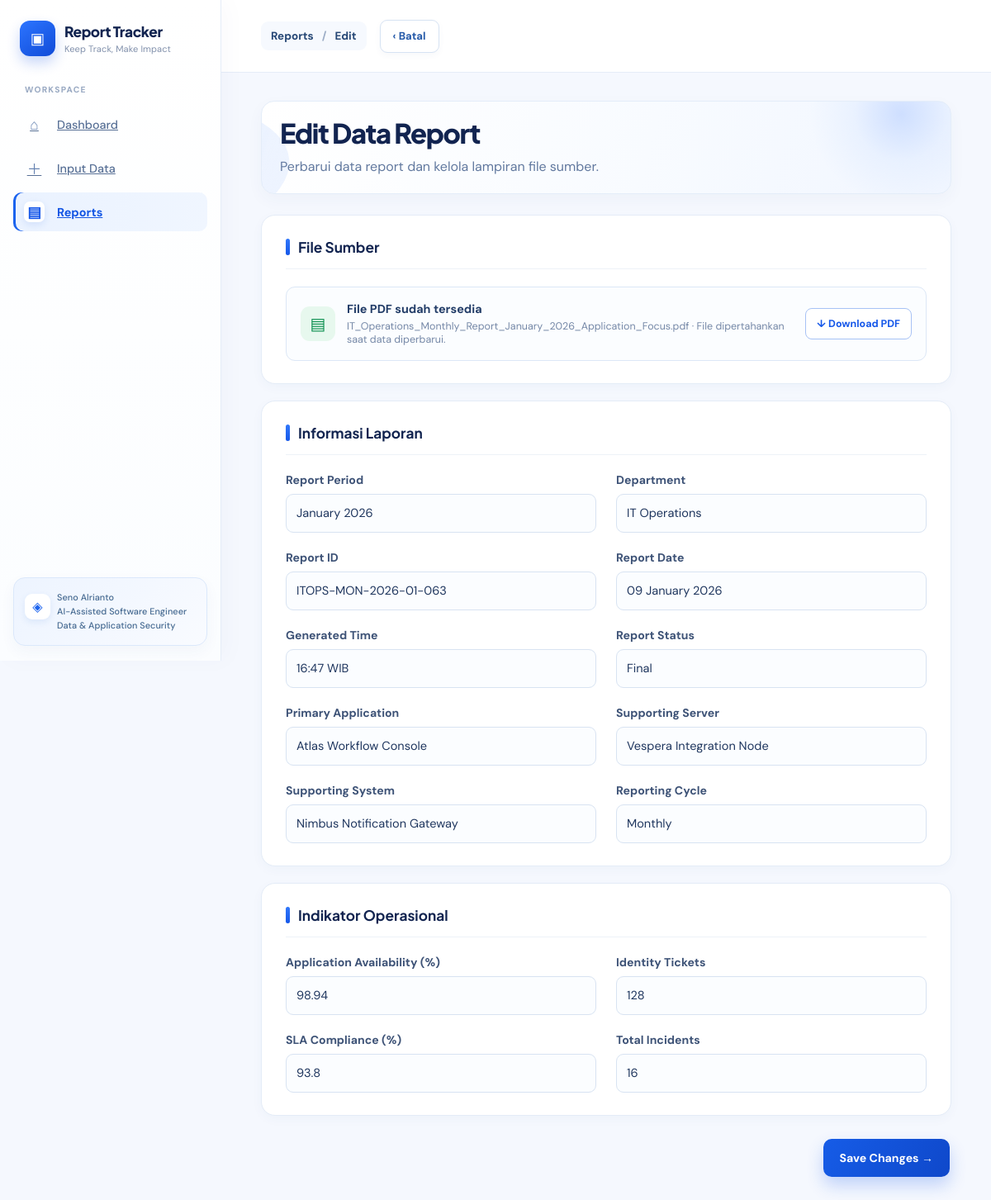
/reports/4/edit, run on the app's committed database.
### tables this page shows
CREATE TABLE reports (
    id INTEGER PRIMARY KEY AUTOINCREMENT,
    report_period TEXT NOT NULL,
    department TEXT NOT NULL,
    report_id TEXT NOT NULL UNIQUE,
    report_date TEXT NOT NULL,
    generated_time TEXT NOT NULL,
    report_status TEXT NOT NULL,
    primary_application TEXT NOT NULL,
    supporting_server TEXT NOT NULL,
    supporting_system TEXT NOT NULL,
    reporting_cycle TEXT NOT NULL,
    application_availability REAL NOT NULL CHECK (application_availability >= 0 AND application_availability <= 100),
    total_incidents INTEGER NOT NULL CHECK (total_incidents >= 0),
    identity_tickets INTEGER NOT NULL CHECK (identity_tickets >= 0),
    sla_compliance REAL NOT NULL CHECK (sla_compliance >= 0 AND sla_compliance <= 100),
    created_at TEXT NOT NULL DEFAULT CURRENT_TIMESTAMP
, source_filename TEXT, source_mime_type TEXT, source_pdf BLOB);

### app.py (the view, shortened to what this page needs)
@app.route("/reports/<int:record_id>/edit", methods=["GET", "POST"])
def edit_report(record_id):
    init_database()
    with get_connection() as connection:
        existing = connection.execute("SELECT * FROM reports WHERE id = ?", (record_id,)).fetchone()
    if not existing:
        return redirect(url_for("reports"))
    return render_template("report_edit.html", record=existing, record_id=record_id, error=None)

### app.py (called while the page is built)
def get_connection():
    connection = sqlite3.connect(DATABASE_PATH)
    connection.row_factory = sqlite3.Row
    return connection

def init_database():
    DATABASE_PATH.parent.mkdir(exist_ok=True)
    with get_connection() as connection:
        connection.executescript(SCHEMA_PATH.read_text(encoding="utf-8"))
        columns = {row[1] for row in connection.execute("PRAGMA table_info(reports)")}
        if "application_tickets" in columns and "identity_tickets" not in columns:
            connection.execute("ALTER TABLE reports RENAME COLUMN application_tickets TO identity_tickets")
        columns = {row[1] for row in connection.execute("PRAGMA table_info(reports)")}
        for column, definition in (
            ("source_filename", "TEXT"),
            ("source_mime_type", "TEXT"),
            ("source_pdf", "BLOB"),
        ):
            if column not in columns:
                connection.execute(f"ALTER TABLE reports ADD COLUMN {column} {definition}")

### templates/report_edit.html
<!doctype html><html lang="id"><head><meta charset="UTF-8"><meta name="viewport" content="width=device-width, initial-scale=1.0"><title>Edit Report | Report Tracker</title><link rel="stylesheet" href="{{ url_for('static', filename='styles.css') }}"></head><body class="app-page"><div class="app-layout"><aside class="sidebar"><a class="app-brand" href="/dashboard"><span class="mini-mark">▣</span><span><strong>Report Tracker</strong><small>Keep Track, Make Impact</small></span></a><nav class="side-nav"><a href="/dashboard"><span>⌂</span>Dashboard</a><a href="/input-data"><span>＋</span>Input Data</a><a class="active" href="/reports"><span>▤</span>Reports</a></nav></aside><main class="workspace"><header class="topbar"><div class="page-trail">Reports <span>/</span> Edit</div><a class="back-dashboard" href="{{ url_for('view_report', record_id=record_id) }}">‹ Batal</a></header><section class="dashboard-content input-content"><div class="page-heading"><div><h1>Edit Data Report</h1><p>Perbarui data report dan kelola lampiran file sumber.</p></div></div>{% if error %}<p class="form-alert error">! {{ error }}</p>{% endif %}<form class="report-form" method="post" enctype="multipart/form-data"><section><h2>File Sumber</h2>{% if record.source_pdf %}<div class="attachment-ready"><span>▤</span><div><strong>File PDF sudah tersedia</strong><p>{{ record.source_filename or 'report.pdf' }} · File dipertahankan saat data diperbarui.</p></div><a href="{{ url_for('download_report_file', record_id=record_id) }}">↓ Download PDF</a></div>{% else %}<div class="attachment-empty"><span>⇧</span><div><strong>Belum ada file PDF</strong><p>Tambahkan file sumber untuk melengkapi record ini.</p></div><label class="attachment-upload">Pilih PDF<input type="file" name="source_file" accept="application/pdf"></label></div>{% endif %}</section><section><h2>Informasi Laporan</h2><div class="form-grid">{% for field,label in [('report_period','Report Period'),('department','Department'),('report_id','Report ID'),('report_date','Report Date'),('generated_time','Generated Time'),('report_status','Report Status'),('primary_application','Primary Application'),('supporting_server','Supporting Server'),('supporting_system','Supporting System'),('reporting_cycle','Reporting Cycle')] %}<label>{{ label }}<input name="{{ field }}" value="{{ record[field] }}" required></label>{% endfor %}</div></section><section><h2>Indikator Operasional</h2><div class="form-grid">{% for field,label in [('application_availability','Application Availability (%)'),('identity_tickets','Identity Tickets'),('sla_compliance','SLA Compliance (%)'),('total_incidents','Total Incidents')] %}<label>{{ label }}<input name="{{ field }}" value="{{ record[field] }}" required></label>{% endfor %}</div></section><div class="preview-actions"><button class="save-report" type="submit">Save Changes →</button></div></form></section></main></div></body></html>

### data on the page
reports: source_filename "IT_Operations_Monthly_Report_January_2026_Application_Focus.pdf", report_period "January 2026" "IT Operations" "ITOPS-MON-2026-01-063" "09 January 2026" "16:47 WIB" "Final" "Atlas Workflow Console" "Vespera Integration Node" "Nimbus Notification Gateway" "Monthly", application_availability "98.94" "128" "93.8" "16"

### other printed values
{{ label }} "Report Period" "Department" "Report ID" "Report Date" "Generated Time" "Report Status" "Primary Application" "Supporting Server" "Supporting System" "Reporting Cycle"
{{ label }} "Application Availability (%)" "Identity Tickets" "SLA Compliance (%)" "Total Incidents"
